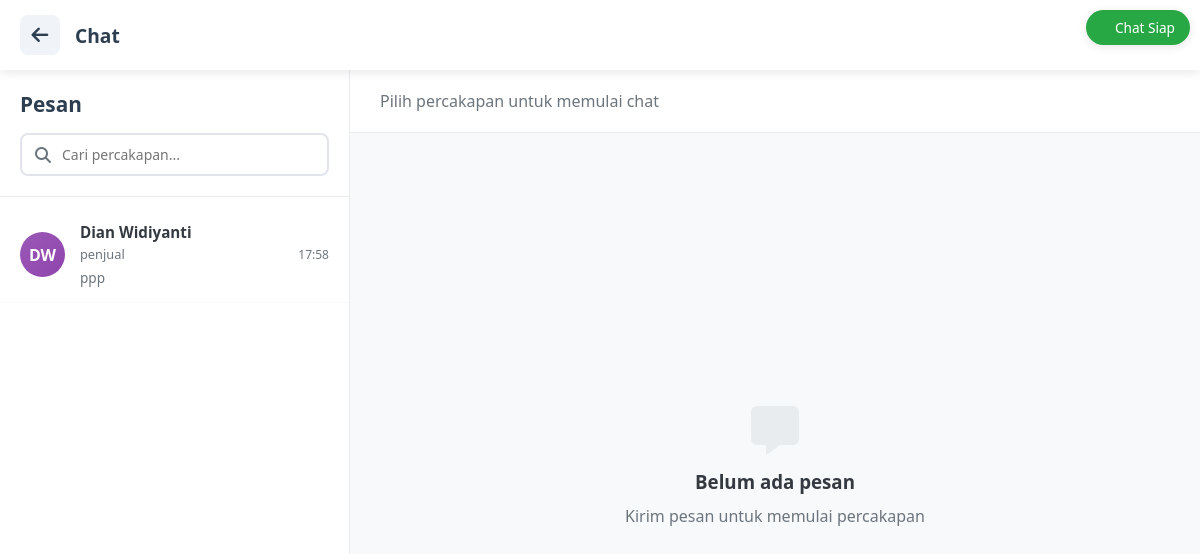
The app's page /pembeli/chat.php (signed in) with its own data.
### tables this page shows
CREATE TABLE `users` (
  `id_user` int(11) NOT NULL,
  `nik` varchar(16) NOT NULL,
  `username` varchar(100) NOT NULL,
  `password` varchar(255) NOT NULL,
  `email` varchar(100) NOT NULL,
  `role` enum('super_admin','penjual','pembeli') NOT NULL,
  `status` enum('aktif','tidak aktif') DEFAULT 'aktif',
  `gambar` varchar(255) NOT NULL,
  `alamat` text NOT NULL,
  `nama_bank` varchar(50) DEFAULT NULL,
  `no_rekening` varchar(50) DEFAULT NULL,
  `last_login` timestamp NULL DEFAULT NULL,
  `remember_token` varchar(255) DEFAULT NULL,
  `created_at` datetime NOT NULL DEFAULT current_timestamp(),
  `last_chat_time` datetime DEFAULT NULL,
  `is_online` tinyint(1) DEFAULT 0,
  `last_seen` datetime DEFAULT NULL,
  `device_token` varchar(255) DEFAULT NULL
);

### pembeli/chat.php (the view, shortened to what this page needs)
<?php
require_once '../koneksi.php';
$user_id = $_SESSION['user_id'];
$sql = "SELECT * FROM users WHERE id_user = ?";
$stmt = $conn->prepare($sql);
$stmt->bind_param("i", $user_id);
$stmt->execute();
$result = $stmt->get_result();
if ($result->num_rows > 0) {
    function getInitials($name) {
        $words = explode(' ', $name);
        $initials = '';
        foreach ($words as $word) {
            $initials .= strtoupper(substr($word, 0, 1));
        }
        return substr($initials, 0, 2);
    }
    $contacts_sql = "
        SELECT DISTINCT
            u.id_user as contact_id,
            u.username as contact_name,
            u.role as contact_role,
            u.gambar as contact_image,
            COALESCE(
                (SELECT c.isi_pesan
                 FROM chat c
                 WHERE (c.id_pengirim = ? AND c.id_penerima = u.id_user)
                    OR (c.id_pengirim = u.id_user AND c.id_penerima = ?)
                 ORDER BY c.waktu_kirim DESC
                 LIMIT 1),
                'Belum ada pesan'
            ) as last_message,
            COALESCE(
                (SELECT c.waktu_kirim
                 FROM chat c
                 WHERE (c.id_pengirim = ? AND c.id_penerima = u.id_user)
                    OR (c.id_pengirim = u.id_user AND c.id_penerima = ?)
                 ORDER BY c.waktu_kirim DESC
                 LIMIT 1),
                NOW()
            ) as last_message_time,
            COALESCE(
                (SELECT COUNT(*)
                 FROM chat c
                 WHERE c.id_penerima = ?
                   AND c.id_pengirim = u.id_user
                   AND c.status_baca = 'terkirim'),
                0
            ) as unread_count
        FROM users u
        WHERE u.id_user IN (
            SELECT DISTINCT id_pengirim FROM chat WHERE id_penerima = ?
            UNION
            SELECT DISTINCT id_penerima FROM chat WHERE id_pengirim = ?
        )
        AND u.id_user != ?
        ORDER BY last_message_time DESC
    ";
    $contacts_stmt = $conn->prepare($contacts_sql);
    $contacts_stmt->bind_param("iiiiiiii",
        $user_id, $user_id,
        $user_id, $user_id,
        $user_id,
        $user_id,
        $user_id,
        $user_id
    );
    $contacts_stmt->execute();
    $contacts_result = $contacts_stmt->get_result();
    $contacts = [];
    while ($contact = $contacts_result->fetch_assoc()) {
        if ($contact['last_message_time'] && $contact['last_message_time'] != 'NOW()') {
            $contact['last_message_time'] = date('H:i', strtotime($contact['last_message_time']));
        } else {
            $contact['last_message_time'] = '-';
        }
        $contact_has_image = false;
        $contact_image_path = '';
        $contact['contact_has_image'] = $contact_has_image;
        $contact['contact_image_path'] = $contact_image_path;
        $contacts[] = $contact;
    }
} else {
    session_destroy();
    header("Location: ../login.php");
    exit();
}
?>
<!DOCTYPE html>
<html lang="id">
<head>
    <link rel="stylesheet" href="https://cdnjs.cloudflare.com/ajax/libs/font-awesome/6.4.0/css/all.min.css">
</head>
<body>
    <div id="connectionStatus" class="connection-status disconnected" style="display: none;">
    </div>
    <div class="chat-header-back">
        <button class="back-button" onclick="window.location.href='status.php'">
            <i class="fas fa-arrow-left"></i>
        </button>
        <div class="header-title">Chat</div>
        <div class="logo-small">
            <span id="onlineStatus" style="font-size: 0.8rem; color: var(--gray);">
            </span>
        </div>
    </div>
    <div class="chat-container">
        <div class="chat-sidebar" id="chatSidebar">
            <div class="chat-sidebar-header">
                <div style="display: flex; align-items: center;">
                    <h3 class="chat-sidebar-title">Pesan</h3>
                </div>
                <div class="chat-search">
                    <i class="fas fa-search"></i>
                    <input type="text" placeholder="Cari percakapan..." id="searchChat">
                </div>
            </div>
            <div class="chat-contacts" id="chatContacts">
                <?php if (empty($contacts)): ?>
                <div class="empty-state" id="emptyContacts">
                    <i class="fas fa-comments"></i>
                    <h3>Belum ada percakapan</h3>
                    <p>Mulailah percakapan dengan pembeli atau penjual lain</p>
                </div>
                <?php else: ?>
                    <?php
                    foreach ($contacts as $contact):
                    ?>
                    <div class="chat-contact" data-user-id="<?php echo $contact['contact_id']; ?>" onclick="selectContactFromPHP(<?php echo htmlspecialchars(json_encode($contact), ENT_QUOTES, 'UTF-8'); ?>)">
                        <div class="contact-avatar">
                            <?php if ($contact['contact_has_image']): ?>
                                <img src="<?php echo $contact['contact_image_path']; ?>" alt="<?php echo htmlspecialchars($contact['contact_name']); ?>" style="width: 100%; height: 100%; border-radius: 50%; object-fit: cover;">
                            <?php else:
                                $name = $contact['contact_name'] ?? 'User';
                                $contact_initials = getInitials($name);
                                echo $contact_initials;
                            endif; ?>
                        </div>
                        <div class="contact-info">
                            <div class="contact-name"><?php echo htmlspecialchars($contact['contact_name']); ?></div>
                            <div class="contact-role"><?php echo htmlspecialchars($contact['contact_role']); ?></div>
                            <div class="contact-last-message"><?php echo htmlspecialchars($contact['last_message']); ?></div>
                        </div>
                        <div class="contact-meta">
                            <div class="contact-time"><?php echo htmlspecialchars($contact['last_message_time']); ?></div>
                        </div>
                    </div>
                    <?php endforeach; ?>
                <?php endif; ?>
            </div>
        </div>
        <div class="chat-main">
            <div class="chat-header">
                <div style="display: flex; align-items: center; gap: 15px;">
                    <div id="noChatSelected" style="display: block;">
                        <h4 style="color: var(--gray); font-weight: normal;">Pilih percakapan untuk memulai chat</h4>
                    </div>
                </div>
            </div>
            <div class="chat-messages" id="chatMessages">
                <div class="empty-state" id="emptyMessages">
                    <i class="fas fa-comment-alt"></i>
                    <h3>Belum ada pesan</h3>
                    <p>Kirim pesan untuk memulai percakapan</p>
                </div>
            </div>
        </div>
    </div>
</body>
</html>

### pembeli/chat.php (style rules this page uses)
:root { --primary: #2c3e50; --secondary: #4a90e2; --accent: #9b59b6; --light: #f8f9fa; --dark: #343a40; --gray: #6c757d; --success: #28a745; --danger: #dc3545; --warning: #ffc107; }
* { margin: 0; padding: 0; box-sizing: border-box; font-family: 'Segoe UI', Tahoma, Geneva, Verdana, sans-serif; }
body { background-color: #f5f7fa; color: var(--dark); height: 100vh; display: flex; flex-direction: column; }
.chat-header-back { background: white; padding: 15px 20px; box-shadow: 0 2px 10px rgba(0, 0, 0, 0.1); display: flex; align-items: center; gap: 15px; position: relative; z-index: 10; }
.back-button { display: flex; align-items: center; justify-content: center; width: 40px; height: 40px; border-radius: 8px; background: #f0f4f8; color: var(--primary); border: none; cursor: pointer; font-size: 1.2rem; transition: all 0.3s ease; }
.header-title { font-size: 1.2rem; font-weight: 600; color: var(--primary); }
.logo-small { display: flex; align-items: center; gap: 10px; margin-left: auto; }
.chat-container { display: flex; flex: 1; overflow: hidden; }
.chat-sidebar { width: 350px; background: white; border-right: 1px solid #e9ecef; display: flex; flex-direction: column; }
.chat-sidebar-header { padding: 20px; border-bottom: 1px solid #e9ecef; }
.chat-sidebar-title { font-size: 1.3rem; font-weight: 600; color: var(--primary); margin-bottom: 15px; }
.chat-search { position: relative; }
.chat-search input { width: 100%; padding: 10px 15px 10px 40px; border: 2px solid #e1e5eb; border-radius: 8px; font-size: 14px; }
.chat-search i { position: absolute; left: 15px; top: 50%; transform: translateY(-50%); color: var(--gray); }
.chat-contacts { flex: 1; overflow-y: auto; padding: 10px 0; }
.chat-contact { display: flex; align-items: center; padding: 15px 20px; cursor: pointer; transition: background 0.3s ease; border-bottom: 1px solid #f8f9fa; position: relative; }
.contact-avatar { width: 45px; height: 45px; border-radius: 50%; background: linear-gradient(135deg, var(--accent) 0%, #8e44ad 100%); display: flex; align-items: center; justify-content: center; color: white; font-weight: 600; font-size: 1rem; margin-right: 15px; flex-shrink: 0; }
.contact-info { flex: 1; min-width: 0; margin-right: 10px; }
.contact-name { font-weight: 600; color: var(--dark); margin-bottom: 3px; font-size: 0.95rem; }
.contact-role { font-size: 0.8rem; color: var(--gray); margin-bottom: 5px; }
.contact-last-message { font-size: 0.85rem; color: var(--gray); white-space: nowrap; overflow: hidden; text-overflow: ellipsis; }
.contact-meta { text-align: right; display: flex; flex-direction: column; align-items: flex-end; gap: 5px; min-width: 60px; }
.contact-time { font-size: 0.75rem; color: var(--gray); }
.chat-main { flex: 1; display: flex; flex-direction: column; background: #f8f9fa; }
.chat-header { background: white; padding: 20px 30px; border-bottom: 1px solid #e9ecef; display: flex; align-items: center; justify-content: space-between; }
.chat-messages { flex: 1; padding: 20px 30px; overflow-y: auto; display: flex; flex-direction: column; gap: 15px; }
.empty-state { display: flex; flex-direction: column; align-items: center; justify-content: center; height: 100%; color: var(--gray); text-align: center; padding: 40px 20px; }
.empty-state i { font-size: 3rem; margin-bottom: 15px; color: #e9ecef; }
.empty-state h3 { margin-bottom: 10px; color: var(--dark); }
.empty-state p { max-width: 300px; line-height: 1.5; }
.connection-status { position: fixed; top: 10px; right: 10px; padding: 8px 15px; border-radius: 20px; font-size: 0.85rem; font-weight: 500; z-index: 1000; display: flex; align-items: center; gap: 8px; box-shadow: 0 2px 10px rgba(0, 0, 0, 0.1); }
.connection-status.connected { background: var(--success); color: white; }

### records on screen
users: username "DW", username "Dian Widiyanti", role "penjual", last_message "ppp", last_message_time "17:58"
